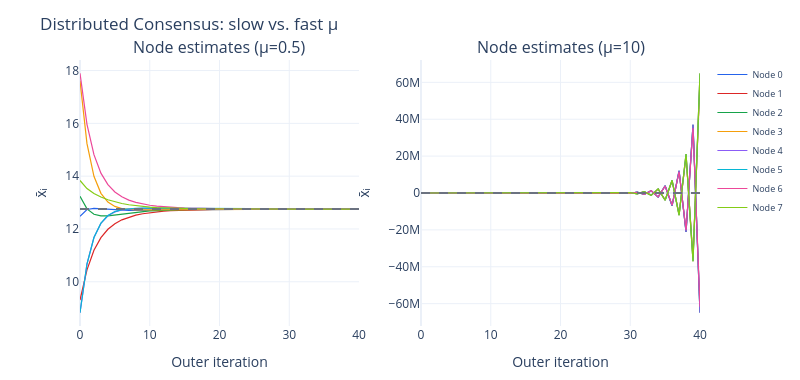

Here is the notebook cell this chart was saved with:
### Code cell
fig = make_subplots(rows=1, cols=2,
                    subplot_titles=["Node estimates (μ=0.5)", "Node estimates (μ=10)"])

for mu, col in [(0.5, 1), (10.0, 2)]:
    hist = consensus_results[mu]
    for i in range(N):
        fig.add_trace(go.Scatter(
            x=list(range(hist.shape[0])), y=hist[:, i],
            mode="lines", name=f"Node {i}" if col == 1 else None,
            line=dict(color=COLORS[i % len(COLORS)], width=1.2),
            showlegend=(col == 1),
        ), row=1, col=col)
    fig.add_hline(y=global_mean, line_dash="dash", line_color="#6b7280",
                  row=1, col=col)

for col in [1, 2]:
    fig.update_xaxes(title_text="Outer iteration", row=1, col=col)
    fig.update_yaxes(title_text="x̄ᵢ", row=1, col=col)

fig.update_layout(template="plotly_white", width=800, height=380,
                  title="Distributed Consensus: slow vs. fast μ",
                  margin=dict(t=60, b=40),
                  legend=dict(x=1.02, y=1, font=dict(size=9)))
fig.show()
